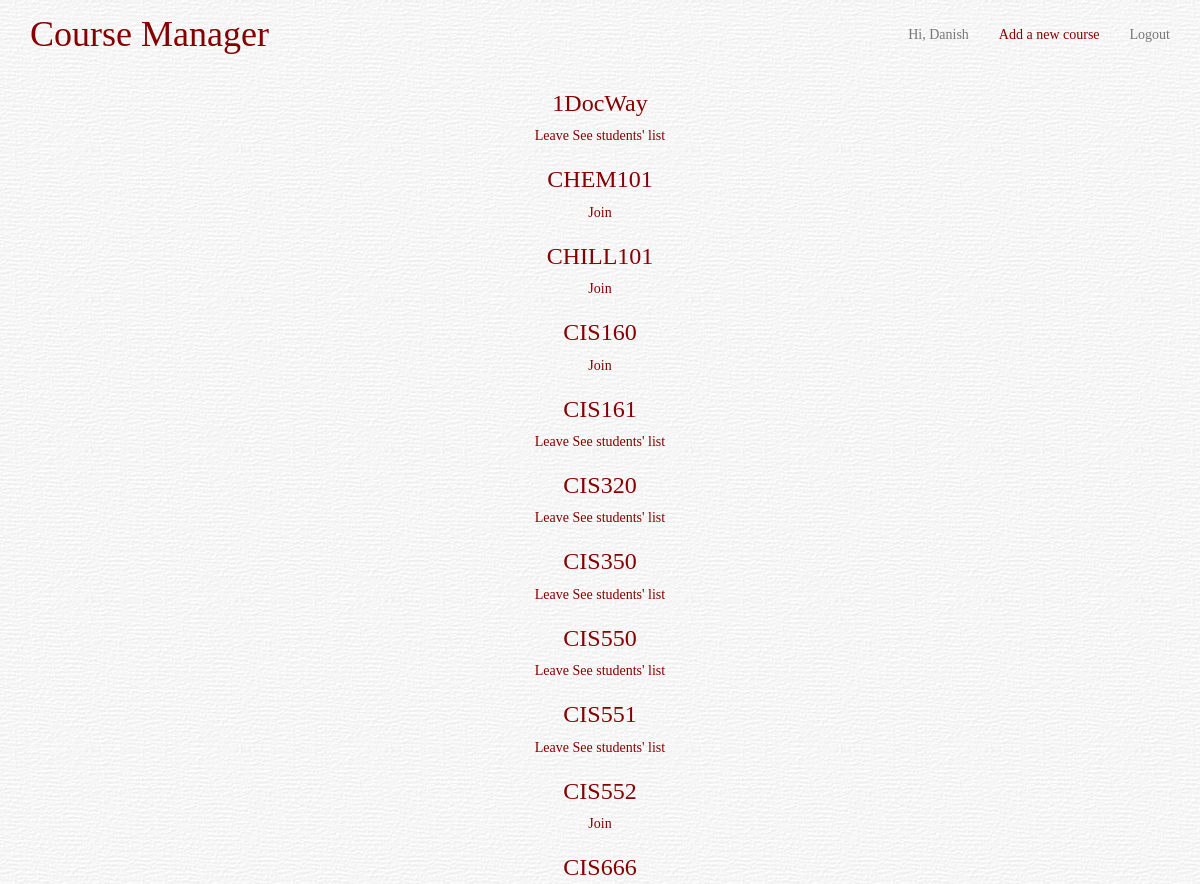
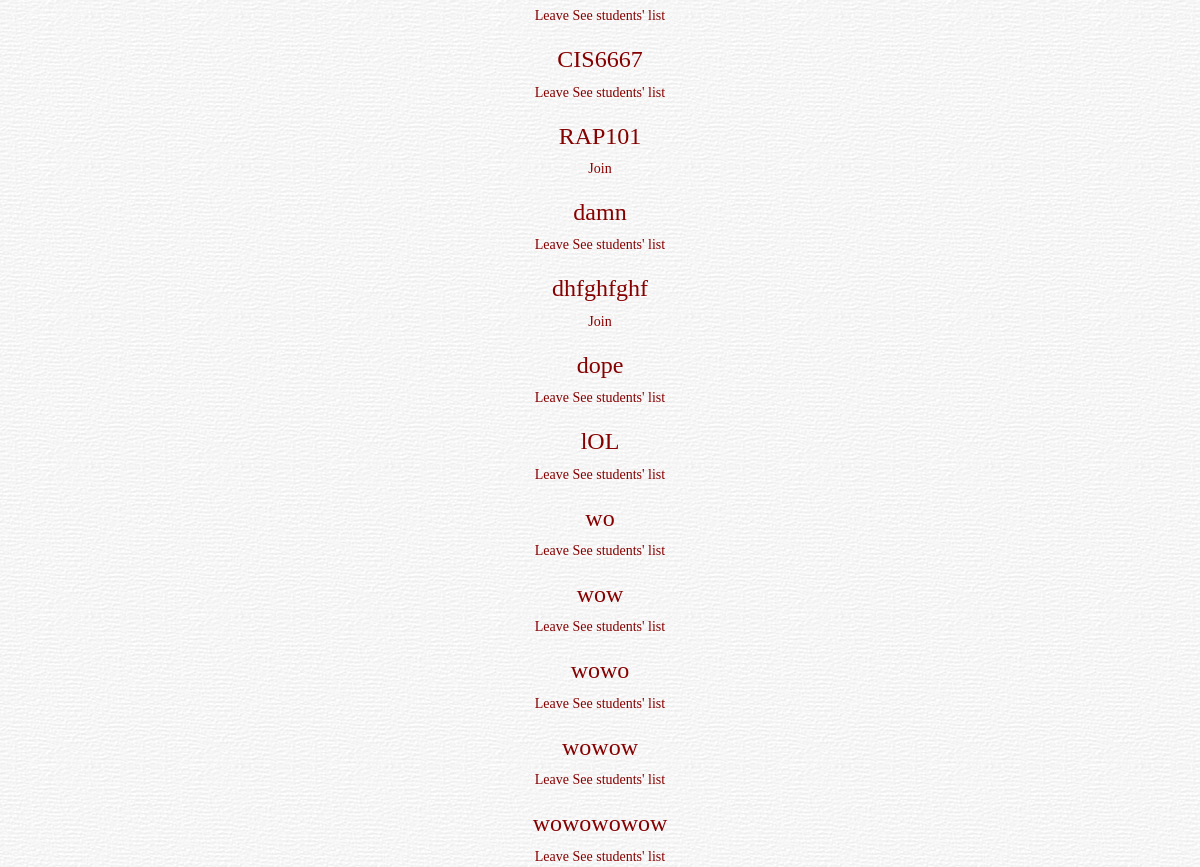
Screenshot of /courses/ (signed in) with the database file from the repository (2 pictures, top to bottom).
### polls/models.py (models this page shows)
class Choice(models.Model):
    new_course = models.CharField(max_length=200, null=True, blank=True)
    courses_taking = models.ManyToManyField(User)
    def __unicode__(self):
        return self.new_course

### polls/views.py (the view)
@login_required(login_url='/login/')
def index(request):
    course_list = Choice.objects.order_by('new_course')
    users = UserProfile.objects.all
    all_courses = request.user.choice_set.all()
    if request.user.first_name + ' ' + request.user.last_name != ' ':
        current_user = request.user.first_name + ' ' + request.user.last_name
    else:
        current_user = request.user.username
    if request.user.first_name != '':
        user_first_name = request.user.first_name
    else:
        user_first_name = request.user.username
    context = {'course_list': course_list, "users": users, "current_user":current_user, "all_courses":all_courses, "user_first_name":user_first_name}
    return render(request, 'polls/index.html', context)

### polls/templates/polls/index.html (shortened to what this page needs)
<head>
	{% load staticfiles %}
    <link rel="stylesheet" type="text/css" href="{% static "css/bootstrap.css" %}">
    <link rel="stylesheet" type="text/css" href="{% static "css/styles.css" %}">
</head>
<body>
    <div class="navbar navbar-default navbar-fixed-top" role="navigation">
      <div class="container">
        <div class="navbar-header">
          <a class="navbar-brand"><h1 id='title'>Course Manager</h1></a>
        </div>
        <div class="navbar-collapse collapse">
          <ul class="nav navbar-nav navbar-right">
            <li><a class="inactive">Hi, {{ user_first_name }}</a></li>
            <li><a class="top_bar" href="/courses/add_course/">Add a new course</a></li>
            <li><a href="/courses/logout/">Logout</a></li>
          </ul>
        </div>
      </div>
    </div>
    <div class="container">
{% if course_list %}
	<center>{% for course in course_list %}
			<h3>{{ course }}</h3>
				{% if course in all_courses %}
					<a class='buttons' id='course_button'>Leave</a>
          <a id='coursemates_link' href='{{ course.id }}'>See students' list</a>
				{% else %}
					<a class='buttons' id='course_button'>Join</a>
          {% endif %}
	{% endfor %}</center>
{% else %}
	<center><p>No courses are added yet.</p></center>
{% endif %}
</div>
{% load staticfiles %}
</body>

### static/css/styles.css (style rules this page uses)
body { background-image: url(../img/background.png) !important; padding-top: 70px; color: #860000; font-family: Georgia, Cambria !important; }
.navbar { background-image: url(../img/background.png); border-width: 0px; min-height: 50px; }
#title { margin-top: 0px; color: #860000; font-family: Georgia, Cambria; font-size: 36px; font-weight:normal; }
.top_bar { color: #860000 !important; }
.inactive { color: #777 !important; }
.navbar-right { margin-top: 10px; }
a, a:hover { color: #860000; }

### rows the page displays
Choice: new_course "1DocWay"
Choice: new_course "CHEM101"
Choice: new_course "CHILL101"
Choice: new_course "CIS160"
Choice: new_course "CIS161"
Choice: new_course "CIS320"
Choice: new_course "CIS350"
Choice: new_course "CIS550"
Choice: new_course "CIS551"
Choice: new_course "CIS552"
Choice: new_course "CIS666"
Choice: new_course "CIS6667"
Choice: new_course "RAP101"
Choice: new_course "damn"
Choice: new_course "dhfghfghf"
Choice: new_course "dope"
Choice: new_course "lOL"
Choice: new_course "wo"
Choice: new_course "wow"
Choice: new_course "wowo"
Choice: new_course "wowow"
Choice: new_course "wowowowow"

### other values shown
{{ user_first_name }} "Danish"
